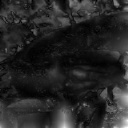

Source code (Python):
import cv2
import numpy as np
import lib7180
import matplotlib.pyplot as plt
import sys,os
sys.path.append(os.getcwd())
from q21_30 import lib2130
from q01_10 import lib0110
from q61_70 import lib6170

if __name__ == '__main__':
    img = cv2.imread("Gasyori100knock/Question_71_80/imori.jpg")
    out = lib7180.Saliency_map(img).clip(0,255).astype(np.uint8)

    cv2.imshow("imori", out)
    cv2.waitKey(0)
    cv2.imwrite("q71_80/076.jpg", out)
    cv2.destroyAllWindows()
